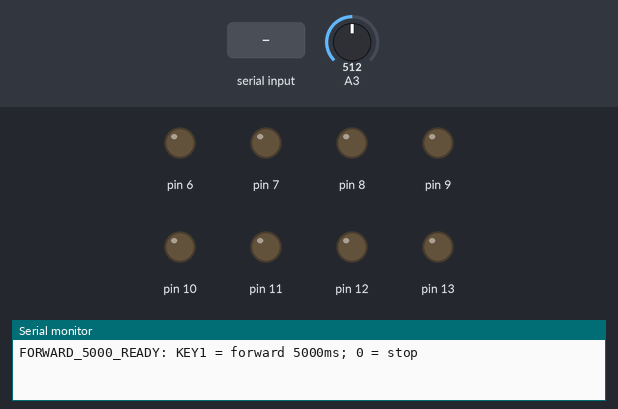
The sketch below on a simulated Arduino Uno, built with avr-gcc and run on an emulated ATmega328P. Parts: output pins drawn as LEDs (lit = HIGH), the last lines printed to the serial monitor. The test bench sets the inputs (shaded band); at power-on: A3 = 512.

Above: at 1.2 s.
1.3 s: A3 set to 52
2.8 s: A3 set to 45
At 3.8 s:
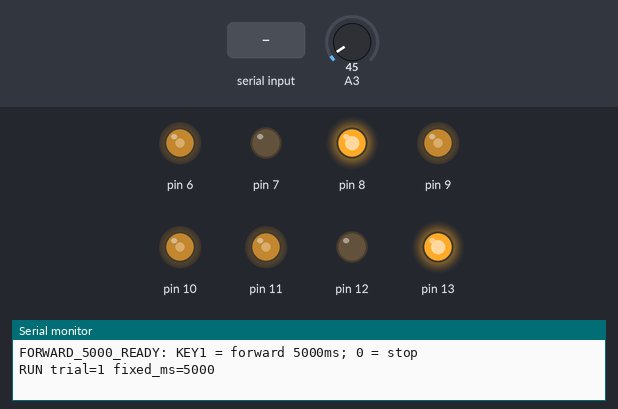
4.3 s: "0" received over Serial
At 5.1 s:
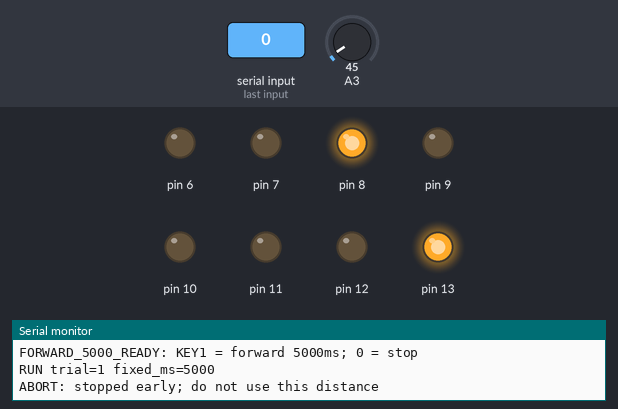
5.8 s: "1" received over Serial
At 6.4 s:
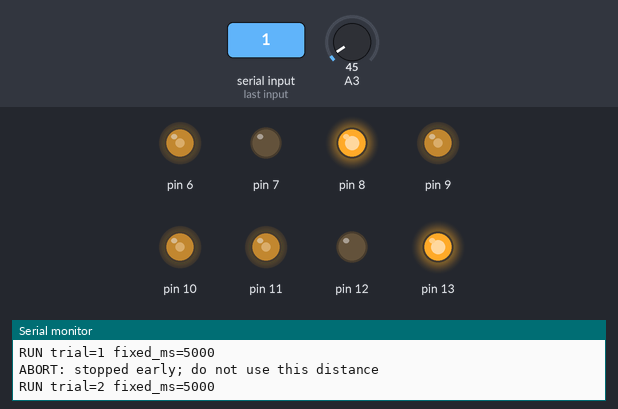
Timing chart, 0 to 12.3 s (numbered marks = the images above; inputs shaded):
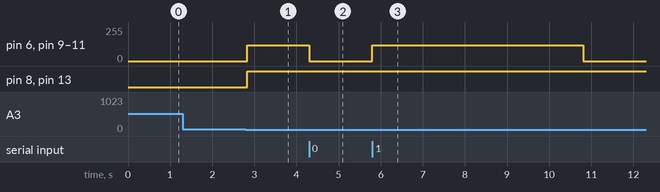

Measured:
- the behaviour switches between 50 and 49 on A3 (found by bisection; images 0 and 1)
- after the input at 1.3 s, every drawn part: stays the same
- after the input at 2.8 s, pin 6, pin 9–11: 0/255 → 120/255 at once; pin 8, pin 13: LOW → HIGH at once
- after the input at 4.3 s, pin 6, pin 9–11: 120/255 → 0/255 at once
- after the input at 5.8 s, pin 6, pin 9–11: 0/255 → 120/255 at once, → 0/255 5.0 s later

The sketch:

07___4_47__.ino
```cpp
volatile int _E5_B7_A6_E5_90_8E_E6_96_B9_E5_90_91;
volatile int _E5_8F_B3_E5_90_8E_E6_96_B9_E5_90_91;
volatile int _E5_B7_A6_E5_89_8D_E6_96_B9_E5_90_91;
volatile int _E5_8F_B3_E5_89_8D_E6_96_B9_E5_90_91;
volatile int _E5_89_8D_E8_BF_9B1_E5_8F_B7PWM;
volatile int _E5_89_8D_E8_BF_9B2_E5_8F_B7PWM;
volatile int _E5_89_8D_E8_BF_9B3_E5_8F_B7PWM;
volatile int _E5_89_8D_E8_BF_9B4_E5_8F_B7PWM;
volatile unsigned long _E5_89_8D_E8_BF_9B_E6_97_B6_E9_95_BF_E6_AF_AB_E7_A7_92;
volatile int _E8_BF_90_E8_A1_8C_E7_8A_B6_E6_80_81;
volatile int _E6_8C_89_E9_94_AE_E5_B0_B1_E7_BB_AA;
volatile unsigned long _E5_BC_80_E5_A7_8B_E6_97_B6_E5_88_BB;
volatile unsigned long _E6_B5_8B_E8_AF_95_E6_AC_A1_E6_95_B0;
volatile int _E4_B8_B2_E5_8F_A3_E5_91_BD_E4_BB_A4;

void setup(){
  _E5_B7_A6_E5_90_8E_E6_96_B9_E5_90_91 = 0;
  _E5_8F_B3_E5_90_8E_E6_96_B9_E5_90_91 = 1;
  _E5_B7_A6_E5_89_8D_E6_96_B9_E5_90_91 = 0;
  _E5_8F_B3_E5_89_8D_E6_96_B9_E5_90_91 = 1;
  _E5_89_8D_E8_BF_9B1_E5_8F_B7PWM = 120;
  _E5_89_8D_E8_BF_9B2_E5_8F_B7PWM = 120;
  _E5_89_8D_E8_BF_9B3_E5_8F_B7PWM = 120;
  _E5_89_8D_E8_BF_9B4_E5_8F_B7PWM = 120;
  _E5_89_8D_E8_BF_9B_E6_97_B6_E9_95_BF_E6_AF_AB_E7_A7_92 = 5000;
  _E8_BF_90_E8_A1_8C_E7_8A_B6_E6_80_81 = 0;
  _E6_8C_89_E9_94_AE_E5_B0_B1_E7_BB_AA = 0;
  _E5_BC_80_E5_A7_8B_E6_97_B6_E5_88_BB = 0;
  _E6_B5_8B_E8_AF_95_E6_AC_A1_E6_95_B0 = 0;
  _E4_B8_B2_E5_8F_A3_E5_91_BD_E4_BB_A4 = 0;
  Serial.begin(9600);
  pinMode(10, OUTPUT);
  pinMode(9, OUTPUT);
  pinMode(6, OUTPUT);
  pinMode(11, OUTPUT);
  pinMode(A3, INPUT);
analogWrite(10, 0);
analogWrite(9, 0);
analogWrite(6, 0);
analogWrite(11, 0);
pinMode(13, OUTPUT);
pinMode(8, OUTPUT);
pinMode(12, OUTPUT);
pinMode(7, OUTPUT);
Serial.println("FORWARD_5000_READY: KEY1 = forward 5000ms; 0 = stop");
  pinMode(A3, INPUT);
  pinMode(13, OUTPUT);
  pinMode(8, OUTPUT);
  pinMode(12, OUTPUT);
  pinMode(7, OUTPUT);
}

void loop(){
  if ((analogRead(A3) > 100)) {
  _E6_8C_89_E9_94_AE_E5_B0_B1_E7_BB_AA = 1;

  } else {
  if (((_E6_8C_89_E9_94_AE_E5_B0_B1_E7_BB_AA == 1) && (analogRead(A3) < 50))) {
  delay(25);
  if ((analogRead(A3) < 50)) {
  _E6_8C_89_E9_94_AE_E5_B0_B1_E7_BB_AA = 0;
  if ((_E8_BF_90_E8_A1_8C_E7_8A_B6_E6_80_81 == 1)) {
  analogWrite(10, 0);
  analogWrite(9, 0);
  analogWrite(6, 0);
  analogWrite(11, 0);
  _E8_BF_90_E8_A1_8C_E7_8A_B6_E6_80_81 = 0;
  Serial.println("ABORT: stopped early; do not use this distance");

  } else {
  if ((_E8_BF_90_E8_A1_8C_E7_8A_B6_E6_80_81 == 0)) {
  if (((((((((((_E5_B7_A6_E5_90_8E_E6_96_B9_E5_90_91 >= 0) && (_E5_B7_A6_E5_90_8E_E6_96_B9_E5_90_91 <= 1)) && ((_E5_8F_B3_E5_90_8E_E6_96_B9_E5_90_91 >= 0) && (_E5_8F_B3_E5_90_8E_E6_96_B9_E5_90_91 <= 1))) && ((_E5_B7_A6_E5_89_8D_E6_96_B9_E5_90_91 >= 0) && (_E5_B7_A6_E5_89_8D_E6_96_B9_E5_90_91 <= 1))) && ((_E5_8F_B3_E5_89_8D_E6_96_B9_E5_90_91 >= 0) && (_E5_8F_B3_E5_89_8D_E6_96_B9_E5_90_91 <= 1))) && ((_E5_89_8D_E8_BF_9B1_E5_8F_B7PWM > 0) && (_E5_89_8D_E8_BF_9B1_E5_8F_B7PWM <= 180))) && ((_E5_89_8D_E8_BF_9B2_E5_8F_B7PWM > 0) && (_E5_89_8D_E8_BF_9B2_E5_8F_B7PWM <= 180))) && ((_E5_89_8D_E8_BF_9B3_E5_8F_B7PWM > 0) && (_E5_89_8D_E8_BF_9B3_E5_8F_B7PWM <= 180))) && ((_E5_89_8D_E8_BF_9B4_E5_8F_B7PWM > 0) && (_E5_89_8D_E8_BF_9B4_E5_8F_B7PWM <= 180))) && ((_E5_89_8D_E8_BF_9B_E6_97_B6_E9_95_BF_E6_AF_AB_E7_A7_92 > 0) && (_E5_89_8D_E8_BF_9B_E6_97_B6_E9_95_BF_E6_AF_AB_E7_A7_92 <= 60000)))) {
  analogWrite(10, 0);
  analogWrite(9, 0);
  analogWrite(6, 0);
  analogWrite(11, 0);
  pinMode(13, OUTPUT);
  pinMode(8, OUTPUT);
  pinMode(12, OUTPUT);
  pinMode(7, OUTPUT);
  digitalWrite(13,_E5_8F_B3_E5_89_8D_E6_96_B9_E5_90_91);
  digitalWrite(8,_E5_8F_B3_E5_90_8E_E6_96_B9_E5_90_91);
  digitalWrite(12,_E5_B7_A6_E5_90_8E_E6_96_B9_E5_90_91);
  digitalWrite(7,_E5_B7_A6_E5_89_8D_E6_96_B9_E5_90_91);
  analogWrite(11, _E5_89_8D_E8_BF_9B4_E5_8F_B7PWM);
  analogWrite(9, _E5_89_8D_E8_BF_9B2_E5_8F_B7PWM);
  analogWrite(10, _E5_89_8D_E8_BF_9B1_E5_8F_B7PWM);
  analogWrite(6, _E5_89_8D_E8_BF_9B3_E5_8F_B7PWM);
  _E5_BC_80_E5_A7_8B_E6_97_B6_E5_88_BB = millis();
  _E8_BF_90_E8_A1_8C_E7_8A_B6_E6_80_81 = 1;
  _E6_B5_8B_E8_AF_95_E6_AC_A1_E6_95_B0 = (_E6_B5_8B_E8_AF_95_E6_AC_A1_E6_95_B0 + 1);
  Serial.print("RUN trial=");
  Serial.print(_E6_B5_8B_E8_AF_95_E6_AC_A1_E6_95_B0);
  Serial.print(" fixed_ms=");
  Serial.println(_E5_89_8D_E8_BF_9B_E6_97_B6_E9_95_BF_E6_AF_AB_E7_A7_92);

  } else {
  analogWrite(10, 0);
  analogWrite(9, 0);
  analogWrite(6, 0);
  analogWrite(11, 0);
  Serial.println("INVALID_SETTINGS: check direction/PWM/fixed_ms");

  }

  }

  }

  }

  }

  }
  if (Serial.available() > 0) {
  _E4_B8_B2_E5_8F_A3_E5_91_BD_E4_BB_A4 = Serial.read();
  if ((_E4_B8_B2_E5_8F_A3_E5_91_BD_E4_BB_A4 == 48)) {
  analogWrite(10, 0);
  analogWrite(9, 0);
  analogWrite(6, 0);
  analogWrite(11, 0);
  _E8_BF_90_E8_A1_8C_E7_8A_B6_E6_80_81 = 0;
  Serial.println("ABORT: stopped early; do not use this distance");

  } else {
  if ((_E4_B8_B2_E5_8F_A3_E5_91_BD_E4_BB_A4 == 49)) {
  if ((_E8_BF_90_E8_A1_8C_E7_8A_B6_E6_80_81 == 0)) {
  if (((((((((((_E5_B7_A6_E5_90_8E_E6_96_B9_E5_90_91 >= 0) && (_E5_B7_A6_E5_90_8E_E6_96_B9_E5_90_91 <= 1)) && ((_E5_8F_B3_E5_90_8E_E6_96_B9_E5_90_91 >= 0) && (_E5_8F_B3_E5_90_8E_E6_96_B9_E5_90_91 <= 1))) && ((_E5_B7_A6_E5_89_8D_E6_96_B9_E5_90_91 >= 0) && (_E5_B7_A6_E5_89_8D_E6_96_B9_E5_90_91 <= 1))) && ((_E5_8F_B3_E5_89_8D_E6_96_B9_E5_90_91 >= 0) && (_E5_8F_B3_E5_89_8D_E6_96_B9_E5_90_91 <= 1))) && ((_E5_89_8D_E8_BF_9B1_E5_8F_B7PWM > 0) && (_E5_89_8D_E8_BF_9B1_E5_8F_B7PWM <= 180))) && ((_E5_89_8D_E8_BF_9B2_E5_8F_B7PWM > 0) && (_E5_89_8D_E8_BF_9B2_E5_8F_B7PWM <= 180))) && ((_E5_89_8D_E8_BF_9B3_E5_8F_B7PWM > 0) && (_E5_89_8D_E8_BF_9B3_E5_8F_B7PWM <= 180))) && ((_E5_89_8D_E8_BF_9B4_E5_8F_B7PWM > 0) && (_E5_89_8D_E8_BF_9B4_E5_8F_B7PWM <= 180))) && ((_E5_89_8D_E8_BF_9B_E6_97_B6_E9_95_BF_E6_AF_AB_E7_A7_92 > 0) && (_E5_89_8D_E8_BF_9B_E6_97_B6_E9_95_BF_E6_AF_AB_E7_A7_92 <= 60000)))) {
  analogWrite(10, 0);
  analogWrite(9, 0);
  analogWrite(6, 0);
  analogWrite(11, 0);
  pinMode(13, OUTPUT);
  pinMode(8, OUTPUT);
  pinMode(12, OUTPUT);
  pinMode(7, OUTPUT);
  digitalWrite(13,_E5_8F_B3_E5_89_8D_E6_96_B9_E5_90_91);
  digitalWrite(8,_E5_8F_B3_E5_90_8E_E6_96_B9_E5_90_91);
  digitalWrite(12,_E5_B7_A6_E5_90_8E_E6_96_B9_E5_90_91);
  digitalWrite(7,_E5_B7_A6_E5_89_8D_E6_96_B9_E5_90_91);
  analogWrite(11, _E5_89_8D_E8_BF_9B4_E5_8F_B7PWM);
  analogWrite(9, _E5_89_8D_E8_BF_9B2_E5_8F_B7PWM);
  analogWrite(10, _E5_89_8D_E8_BF_9B1_E5_8F_B7PWM);
  analogWrite(6, _E5_89_8D_E8_BF_9B3_E5_8F_B7PWM);
  _E5_BC_80_E5_A7_8B_E6_97_B6_E5_88_BB = millis();
  _E8_BF_90_E8_A1_8C_E7_8A_B6_E6_80_81 = 1;
  _E6_B5_8B_E8_AF_95_E6_AC_A1_E6_95_B0 = (_E6_B5_8B_E8_AF_95_E6_AC_A1_E6_95_B0 + 1);
  Serial.print("RUN trial=");
  Serial.print(_E6_B5_8B_E8_AF_95_E6_AC_A1_E6_95_B0);
  Serial.print(" fixed_ms=");
  Serial.println(_E5_89_8D_E8_BF_9B_E6_97_B6_E9_95_BF_E6_AF_AB_E7_A7_92);

  } else {
  analogWrite(10, 0);
  analogWrite(9, 0);
  analogWrite(6, 0);
  analogWrite(11, 0);
  Serial.println("INVALID_SETTINGS: check direction/PWM/fixed_ms");

  }

  }

  }

  }

  }
  if (((_E8_BF_90_E8_A1_8C_E7_8A_B6_E6_80_81 == 1) && ((millis() - _E5_BC_80_E5_A7_8B_E6_97_B6_E5_88_BB) >= _E5_89_8D_E8_BF_9B_E6_97_B6_E9_95_BF_E6_AF_AB_E7_A7_92))) {
  analogWrite(10, 0);
  analogWrite(9, 0);
  analogWrite(6, 0);
  analogWrite(11, 0);
  _E8_BF_90_E8_A1_8C_E7_8A_B6_E6_80_81 = 0;
  Serial.print("DONE trial=");
  Serial.print(_E6_B5_8B_E8_AF_95_E6_AC_A1_E6_95_B0);
  Serial.print(" fixed_ms=");
  Serial.println(_E5_89_8D_E8_BF_9B_E6_97_B6_E9_95_BF_E6_AF_AB_E7_A7_92);
  Serial.println("Measure distance in cm; KEY1 repeats forward");

  }
  delay(5);

}
```
